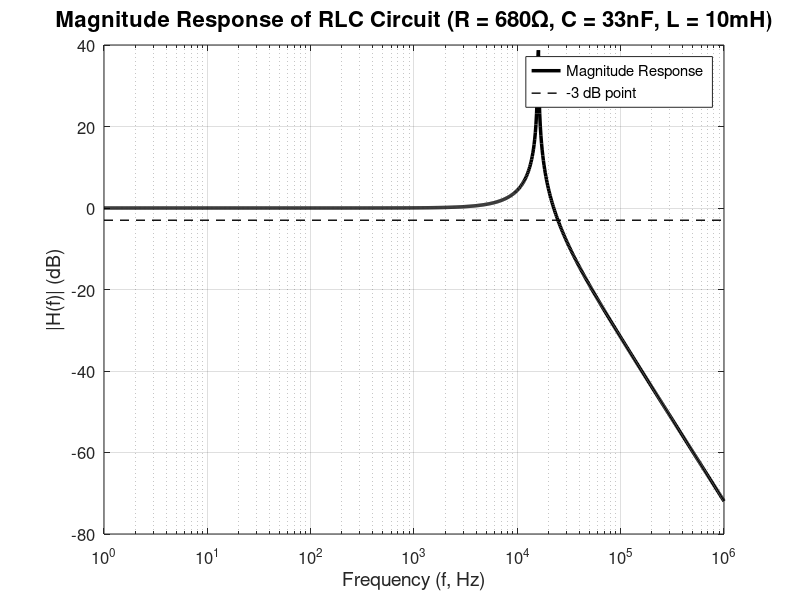

Source code (MATLAB):
% Parameters for question 2e
f = logspace(0, 6, 1000); % Frequency from 1 Hz to 1 MHz (log scale)

% Calculate magnitude response
H_mag = 1 ./ sqrt((1 - 3.95e-9 * f.^2).^2 + (19.88e-9 * f).^2);

% Convert to dB
H_dB = 20*log10(H_mag);

% Create the plot
figure;
semilogx(f, H_dB, 'k-', 'LineWidth', 2.5);
grid on;
set(gca, 'FontSize', 12);
xlabel('Frequency (f, Hz)', 'FontSize', 14);
ylabel('|H(f)| (dB)', 'FontSize', 14);
title('Magnitude Response of RLC Circuit (R = 680Ω, C = 33nF, L = 10mH)', 'FontSize', 16);
xlim([1 1e6]); % Set x-axis limits from 1 Hz to 1 MHz

% Add reference lines for better visualization
hold on;
semilogx([1 1e6], [-3 -3], 'k--', 'LineWidth', 1); % -3 dB line
legend('Magnitude Response', '-3 dB point', 'Location', 'best');
hold off;